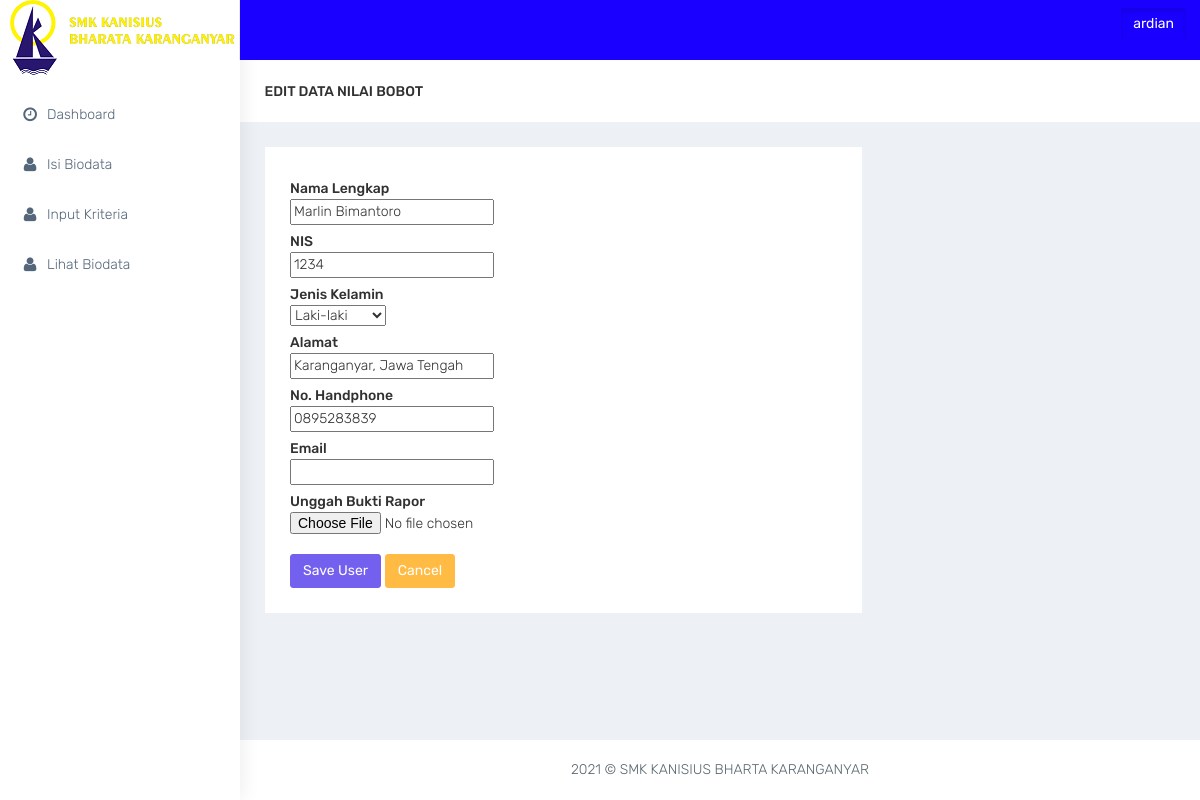
The page /edit_biodata.php?id=Marlin Bimantoro (signed in) on the database its author committed.
### tables this page shows
CREATE TABLE IF NOT EXISTS `dt_siswa` (
`id_dtsiswa` int(9) NOT NULL,
  `id_user` int(9) NOT NULL,
  `thn_ajaran` varchar(9) NOT NULL,
  `nama` varchar(50) NOT NULL,
  `nis` varchar(9) NOT NULL,
  `jk` varchar(20) NOT NULL,
  `alamat` varchar(225) NOT NULL,
  `no` varchar(15) NOT NULL,
  `scanr` varchar(500) NOT NULL,
  `scans` varchar(500) NOT NULL,
  `gaji` int(15) NOT NULL,
  `rapor` double NOT NULL,
  `presensi` int(9) NOT NULL,
  `kepribadian` int(9) NOT NULL
);

### web/edit_biodata.php (the view, shortened to what this page needs)
<!DOCTYPE html>
<html lang="en">
<?php
$username = $_SESSION['username'];
?>
<head>
    <link href="bootstrap/dist/css/bootstrap.min.css" rel="stylesheet">
    <link href="../plugins/bower_components/sidebar-nav/dist/sidebar-nav.min.css" rel="stylesheet">
    <link href="../plugins/bower_components/toast-master/css/jquery.toast.css" rel="stylesheet">
    <link href="../plugins/bower_components/morrisjs/morris.css" rel="stylesheet">
    <link href="../plugins/bower_components/chartist-js/dist/chartist.min.css" rel="stylesheet">
    <link href="../plugins/bower_components/chartist-plugin-tooltip-master/dist/chartist-plugin-tooltip.css" rel="stylesheet">
    <link href="css/animate.css" rel="stylesheet">
    <link href="css/style.css" rel="stylesheet">
    <link href="css/colors/default.css" id="theme" rel="stylesheet">
</head>
<body class="fix-header">
    <div id="wrapper">
        <nav class="navbar navbar-default navbar-static-top m-b-0">
            <div class="navbar-header">
                <div class="top-left-part">
                     <a class="logo" href="formulir.php">
                        <b>
                            <img src="../plugins/img/logo.png" alt="home" class="light-logo" />
                        </b>
                        <span class="hidden-xs">
                            <img src="../plugins/img/smk.png" alt="home" class="light-logo" />
                        </span>
                    </a>
                </div>
                <ul class="nav navbar-top-links navbar-right pull-right">
					<div class="btn btn-square btn-dark">
						<a class="btn dropdown-toggle" data-toggle="dropdown">
							<i class="icon-user"></i><?php echo "<font color=white>$username</font>" ?>
					</div>
                </ul>
            </div>
        </nav>
        <div class="navbar-default sidebar" role="navigation">
            <div class="sidebar-nav slimscrollsidebar">
                <div class="sidebar-head">
                    <h3><span class="fa-fw open-close"><i class="ti-close ti-menu"></i></span> <span class="hide-menu">Navigation</span></h3>
                </div>
                <ul class="nav" id="side-menu">
                <li style="padding: 90px 0 0;">
                        <a href="siswa.php" class="waves-effect"><i class="fa fa-clock-o fa-fw" aria-hidden="true"></i>Dashboard</a>
                    </li>
                    <li>
                        <a href="input_data.php" class="waves-effect"><i class="fa fa-user fa-fw" aria-hidden="true"></i>Isi Biodata</a>
                    </li>
                    <li>
                        <a href="data_kriteria.php" class="waves-effect"><i class="fa fa-user fa-fw" aria-hidden="true"></i>Input Kriteria</a>
                    </li>
                    <li>
                        <a href="view_siswa.php" class="waves-effect"><i class="fa fa-user fa-fw" aria-hidden="true"></i>Lihat Biodata</a>
                    </li>
                </ul>
            </div>
        </div>
        <div id="page-wrapper">
            <div class="container-fluid">
                <div class="row bg-title">
                    <div class="col-lg-3 col-md-4 col-sm-4 col-xs-12">
                        <h4 class="page-title">EDIT DATA NILAI BOBOT</h4>
                    </div>
                </div>
                <div class="row">
					<div class="col-md-8 col-xs-12">
                        <div class="white-box">
							<?php
                            if(!empty($_GET)){
							$id= $_GET['id'];
							$query=mysql_query("SELECT * FROM dt_siswa WHERE nama='$id'");
							while($row=mysql_fetch_array($query)) {
							$nama = $row['nama'];
							$nis = $row['nis'];
                            $alamat = $row['alamat'];
                            $no = $row['no'];
                            $email = $row['email'];
							}
							}
							?>
							<form class="form-horizontal" method="post" action="proses_updata.php">
								<fieldset>
									<div class="control-group">
									<label class="control-label" for="inputEmail">Nama Lengkap</label>
										<div class="controls">
										<input name="nama" type="text" id="inputEmail" value="<?php echo $nama ; ?>">
										</div>
									</div>
									<div class="control-group">
									<label class="control-label" for="inputEmail">NIS</label>
										<div class="controls">
										<input name="nis" type="text" id="inputEmail" value="<?php echo $nis ; ?>">
										</div>
									</div>
									<div class="control-group">
									<label class="control-label" for="inputEmail">Jenis Kelamin</label>
										<div class="controls">
											<select name="jk">
											<option value="Laki-laki">Laki-laki</option>
											</select>
										</div>
									</div>
                                    <div class="control-group">
									<label class="control-label" for="inputEmail">Alamat</label>
										<div class="controls">
										<input name="alamat" type="text" id="inputEmail" value="<?php echo $alamat ; ?>">
										</div>
									</div>
                                    <div class="control-group">
									<label class="control-label" for="inputEmail">No. Handphone</label>
										<div class="controls">
										<input name="no" type="text" id="inputEmail" value="<?php echo $no ; ?>">
										</div>
									</div>
                                    <div class="control-group">
									<label class="control-label" for="inputEmail">Email</label>
										<div class="controls">
										<input name="email" type="text" id="inputEmail" value="<?php echo $email ; ?>">
										</div>
									</div>
                                    <div class="control-group">
                                    <label class="control-label" for="inputEmail">Unggah Bukti Rapor</label>
                                    <div class="controls">
                                    <input type="file" name="file">
                                    </div>
                                    </div>
                                    <br>
									<div class="form-actions">
										<button type="submit" class="btn btn-primary">Save User</button>
										<a class="btn btn-warning" href="view_siswa.php">Cancel</a>
									</div>
								</fieldset>
							</form>
						</div>
					</div>
            <footer class="footer text-center"> <?php echo date("Y"); ?> &copy; SMK KANISIUS BHARTA KARANGANYAR </footer>
			</div>
		</div>
</body>
</html>

### web/css/colors/default.css (style rules this page uses)
body { background: #fff; }
.top-left-part { background: #fff; }
.top-left-part .light-logo { display: inline-block; }
.navbar-header { background: #1900ff; }
.sidebar .sidebar-head { background: #fffb00; }
.sidebar .sidebar-head h3 { color: #686868; }
.sidebar { background: #fff; box-shadow: 1px 0px 20px rgba(0, 0, 0, 0.08); }
#side-menu li a { color: #54667a; }
#side-menu li a { color: #54667a; border-left: 0px solid #fff; }
#side-menu > li > a { border-left: 3px solid transperant; }

### rows shown on the page
dt_siswa: nama "Marlin Bimantoro", nis "1234", alamat "Karanganyar, Jawa Tengah", no "0895283839"

### other values the page prints
$username "ardian"
